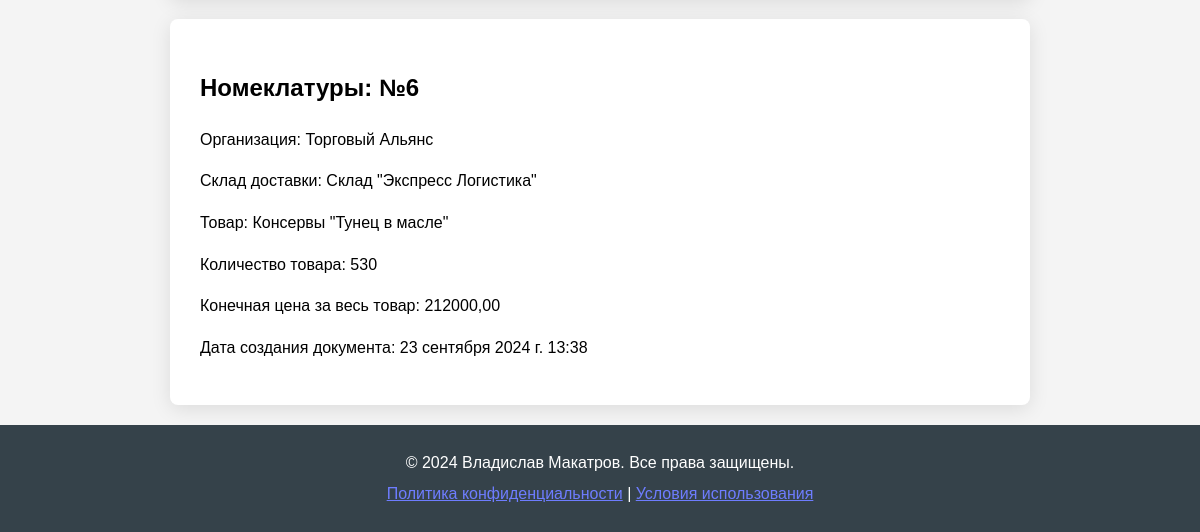
The page /information/ (lower part) on the database as committed earlier.
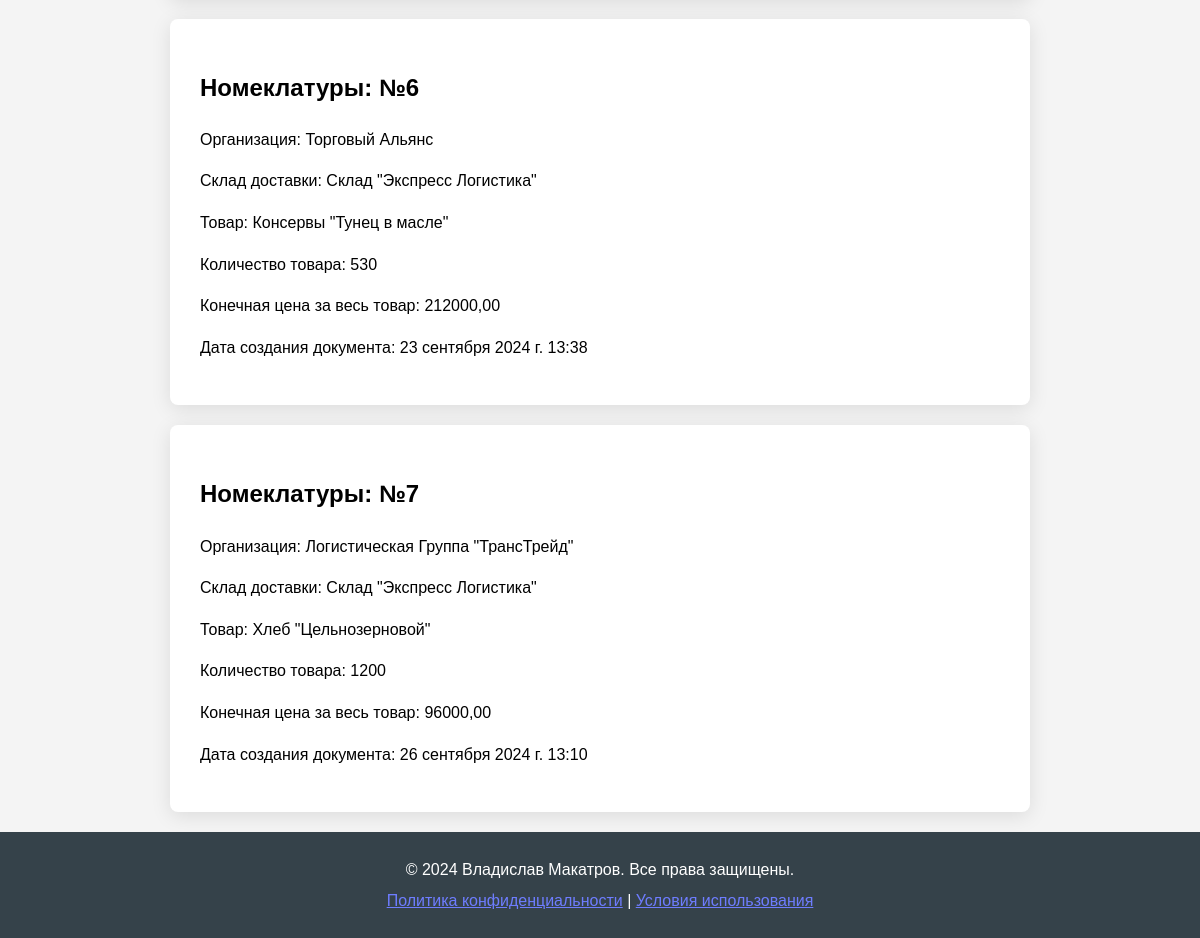
The same page on the database as committed later.
### storage/models.py (models this page shows, shortened)
class Supply(models.Model):
    Nomenclature = models.CharField(max_length=300)
    Organization = models.ForeignKey(Organization, on_delete=models.CASCADE)
    Warehouse = models.ForeignKey(Warehouse, on_delete=models.CASCADE)
    Product = models.ForeignKey(Product, on_delete=models.CASCADE)
    QuantitiProduct = models.PositiveIntegerField()
    Total_price = models.DecimalField(max_digits=10, decimal_places=2, editable=False, default=0)
    created_at = models.DateTimeField(auto_now_add=True)

class Organization(models.Model):
    name = models.CharField(max_length=100)
    type_organization = models.ForeignKey(TypeOrganization, on_delete=models.CASCADE)
    def __str__(self):
        return self.name

class Warehouse(models.Model):
    name = models.CharField(max_length=100)
    address = models.CharField(max_length=100)
    warehouse_volume = models.FloatField()
    def __str__(self):
        return self.name

class Product(models.Model):
    name = models.CharField(max_length=100)
    price = models.DecimalField(max_digits=10, decimal_places=2)
    def __str__(self):
        return self.name

### storage/views.py (the view)
# urls.py: path('information/', views.information, name='information'),
def information(request):
    products = Product.objects.all()
    warehouses = Warehouse.objects.all()
    type_organizations = TypeOrganization.objects.all()
    organizations = Organization.objects.all()
    supplies = Supply.objects.all()
    context = {
        'tovar': products,
        'sklad': warehouses,
        'TypeOrg': type_organizations,
        'organization': organizations,
        'postavka': supplies
    }
    return render(request, 'information.html', context)

### storage/templates/information.html (shortened to what this page needs)
{% extends "base.html" %}
{% block content %}
<section>
        {% for supply in postavka %}
            <div class="content-section">
                <h1>Номеклатуры: №{{ supply.Nomenclature }}</h1>
                <p>Организация: {{ supply.Organization }}</p>
                <p>Склад доставки: {{ supply.Warehouse }}</p>
                <p>Товар: {{ supply.Product }}</p>
                <p>Количество товара: {{ supply.QuantitiProduct }}</p>
                <p>Конечная цена за весь товар: {{ supply.Total_price }}</p>
                <p>Дата создания документа: {{ supply.created_at }}</p>
            </div>
        {% endfor %}
</section>
{% endblock %}

Rows that differ between the two databases and show on the page:
added Supply: Nomenclature "7", Organization "Логистическая Группа \"ТрансТрейд\"", Warehouse "Склад \"Экспресс Логистика\"", Product "Хлеб \"Цельнозерновой\"", QuantitiProduct "1200", Total_price "96000,00", created_at "26 сентября 2024 г. 13:10"
